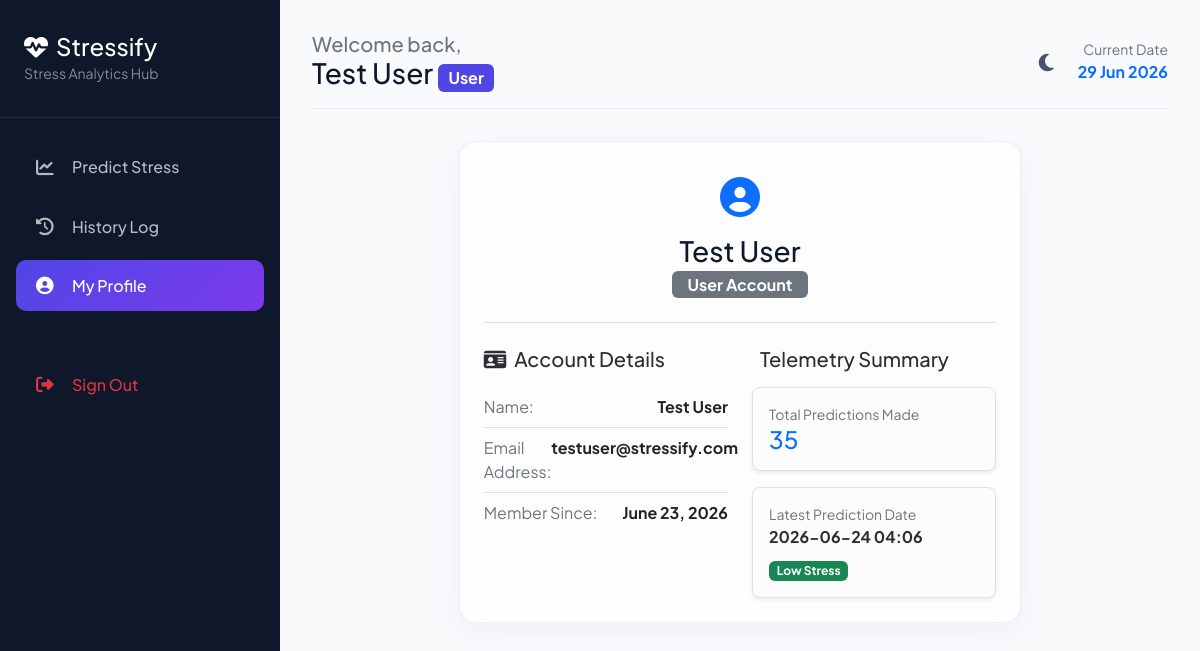
/profile (signed in), run on the app's committed database.
### models.py (models this page shows, shortened)
class User(db.Model, UserMixin):
    __tablename__ = 'users'
    id = db.Column(db.Integer, primary_key=True)
    name = db.Column(db.String(100), nullable=False)
    email = db.Column(db.String(100), unique=True, nullable=False)
    password = db.Column(db.String(200), nullable=False)
    role = db.Column(db.String(20), default='User') # 'User' or 'Admin'
    created_at = db.Column(db.DateTime, default=datetime.utcnow)

class Prediction(db.Model):
    __tablename__ = 'predictions'
    id = db.Column(db.Integer, primary_key=True)
    user_id = db.Column(db.Integer, db.ForeignKey('users.id', ondelete='CASCADE'), nullable=False)
    age = db.Column(db.Integer, nullable=False)
    gender = db.Column(db.String(10), nullable=False)
    company = db.Column(db.String(100), nullable=False)
    department = db.Column(db.String(100), nullable=False)
    years_in_company = db.Column(db.Float, nullable=False)
    prior_experience = db.Column(db.Float, nullable=False)
    salary = db.Column(db.Float, nullable=False)
    annual_bonus = db.Column(db.Float, nullable=False)
    resting_heart_rate = db.Column(db.Integer, nullable=False)
    predicted_stress = db.Column(db.String(20), nullable=False) # 'Low', 'Medium', 'High'
    confidence_score = db.Column(db.Float, nullable=False)
    prediction_date = db.Column(db.DateTime, default=datetime.utcnow)
    user = db.relationship('User', backref=db.backref('predictions', cascade='all, delete-orphan'))

### app.py (the view)
@app.route('/profile')
@login_required
def profile():
    user_predictions = Prediction.query.filter_by(user_id=current_user.id).order_by(Prediction.prediction_date.desc()).all()
    return render_template('profile.html', active_page='profile', predictions=user_predictions)

### app.py (called while the page is built)
@login_manager.user_loader
def load_user(user_id):
    return User.query.get(int(user_id))

@app.context_processor
def inject_now():
    return {'datetime_now': datetime.now()}

### templates/profile.html (shortened to what this page needs)
{% extends "base.html" %}
{% block content %}
<div class="row justify-content-center">
    <div class="col-md-8">
        <div class="glass-panel p-4">
            <div class="text-center pb-4 mb-4 border-bottom">
                <span class="fs-1 text-primary"><i class="fas fa-user-circle"></i></span>
                <h3 class="font-weight-bold mt-2 mb-1">{{ current_user.name }}</h3>
                <span class="badge bg-secondary px-3 py-1.5 fs-6">{{ current_user.role }} Account</span>
            </div>
            <div class="row g-4">
                <div class="col-md-6">
                    <h5 class="font-weight-bold text-secondary-emphasis mb-3">
                        <i class="fas fa-id-card me-2 text-indigo"></i>Account Details
                    </h5>
                    <ul class="list-group list-group-flush bg-transparent">
                        <li class="list-group-item bg-transparent px-0 d-flex justify-content-between">
                            <span class="text-secondary">Name:</span>
                            <strong>{{ current_user.name }}</strong>
                        </li>
                        <li class="list-group-item bg-transparent px-0 d-flex justify-content-between">
                            <span class="text-secondary">Email Address:</span>
                            <strong>{{ current_user.email }}</strong>
                        </li>
                        <li class="list-group-item bg-transparent px-0 d-flex justify-content-between">
                            <span class="text-secondary">Member Since:</span>
                            <strong>{{ current_user.created_at.strftime('%B %d, %Y') }}</strong>
                        </li>
                    </ul>
                </div>
                <div class="col-md-6 border-start-md">
                    <h5 class="font-weight-bold text-secondary-emphasis mb-3">
                        Telemetry Summary
                    </h5>
                    <div class="p-3 border rounded-3 bg-light-subtle shadow-sm mb-3">
                        <small class="text-secondary d-block">Total Predictions Made</small>
                        <h4 class="font-weight-bold mb-0 text-primary">{{ predictions|length if predictions else 0 }}</h4>
                    </div>
                    {% if predictions %}
                    {% set latest = predictions[0] %}
                    <div class="p-3 border rounded-3 bg-light-subtle shadow-sm">
                        <small class="text-secondary d-block">Latest Prediction Date</small>
                        <strong class="text-secondary-emphasis">{{ latest.prediction_date.strftime('%Y-%m-%d %H:%M') }}</strong>
                        <div class="mt-2">
                            <span class="badge bg-{{ 'success' if latest.predicted_stress == 'Low' else 'warning' if latest.predicted_stress == 'Medium' else 'danger' }}">
                                {{ latest.predicted_stress }} Stress
                            </span>
                        </div>
                    </div>
                    {% else %}
                    <div class="text-center py-4 border border-dashed rounded-3 opacity-75">
                        <small class="text-secondary">No predictions recorded yet.</small>
                    </div>
                    {% endif %}
                </div>
            </div>
        </div>
    </div>
</div>
{% endblock %}

### templates/base.html (shortened to what this page needs)
<!DOCTYPE html>
<html lang="en" data-theme="light">
<head>
    <link href="https://cdn.jsdelivr.net/npm/bootstrap@5.3.0/dist/css/bootstrap.min.css" rel="stylesheet">
    <link href="https://cdnjs.cloudflare.com/ajax/libs/font-awesome/6.4.0/css/all.min.css" rel="stylesheet">
    <link href="{{ url_for('static', filename='css/style.css') }}" rel="stylesheet">
</head>
<body>
    {% if current_user.is_authenticated %}
    <div class="app-wrapper">
        <aside class="sidebar">
            <div class="sidebar-header">
                <h4 class="mb-0 text-white font-weight-bold">
                    <i class="fas fa-heartbeat me-2"></i>Stressify
                </h4>
                <small class="text-white-50">Stress Analytics Hub</small>
            </div>
            <ul class="sidebar-menu">
                {% if current_user.role == 'Admin' %}
                <li class="sidebar-item {% if active_page == 'admin' %}active{% endif %}">
                    <a href="{{ url_for('admin_dashboard') }}">
                        <i class="fas fa-user-shield"></i>Admin Panel
                    </a>
                </li>
                {% else %}
                <li class="sidebar-item {% if active_page == 'dashboard' %}active{% endif %}">
                    <a href="{{ url_for('user_dashboard') }}">
                        <i class="fas fa-chart-line"></i>Predict Stress
                    </a>
                </li>
                <li class="sidebar-item {% if active_page == 'history' %}active{% endif %}">
                    <a href="{{ url_for('user_history') }}">
                        <i class="fas fa-history"></i>History Log
                    </a>
                </li>
                {% endif %}
                <li class="sidebar-item {% if active_page == 'profile' %}active{% endif %}">
                    <a href="{{ url_for('profile') }}">
                        <i class="fas fa-user-circle"></i>My Profile
                    </a>
                </li>
                <li class="sidebar-item mt-5">
                    <a href="{{ url_for('logout') }}" class="text-danger">
                        <i class="fas fa-sign-out-alt"></i>Sign Out
                    </a>
                </li>
            </ul>
        </aside>
        <main class="main-content">
            <div class="top-nav">
                <div>
                    <h5 class="mb-0 text-secondary">Welcome back,</h5>
                    <h3 class="mb-0 font-weight-bold">{{ current_user.name }} <span class="badge bg-indigo text-xs fs-6" style="background-color: var(--primary-color);">{{ current_user.role }}</span></h3>
                </div>
                <div class="d-flex align-items-center gap-3">
                    <button class="theme-toggle-btn" id="theme-toggle" title="Switch Theme">
                        <i class="fas fa-moon"></i>
                    </button>
                    <div class="d-none d-md-block text-end">
                        <small class="text-secondary d-block">Current Date</small>
                        <strong class="text-primary">{{ datetime_now.strftime('%d %b %Y') }}</strong>
                    </div>
                </div>
            </div>
            {% block content %}{% endblock %}
        </main>
    </div>
    {% endif %}
</body>
</html>

### static/css/style.css (style rules this page uses)
:root { --bg-primary: #f8fafc; --bg-secondary: #ffffff; --bg-card: rgba(255, 255, 255, 0.65); --border-color: rgba(226, 232, 240, 0.7); --text-primary: #0f172a; --text-secondary: #475569; --primary-color: #4f46e5; --primary-hover: #4338ca; --primary-gradient: linear-gradient(135deg, #4f46e5 0%, #7c3aed 100%); --success-color: #10b981; --success-gradient: linear-gradient(135deg, #10b981 0%, #059669 100%); --warning-color: #f59e0b; --warning-gradient: linear-gradient(135deg, #f59e0b 0%, #d97706 100%); --danger-color: #ef4444; --danger-gradient: linear-gradient(135deg, #ef4444 0%, #dc2626 100%); --sidebar-bg: #0f172a; --sidebar-text: #f8fafc; --glass-blur: blur(12px); --glass-shadow: 0 8px 32px 0 rgba(31, 38, 135, 0.05); --card-shadow: 0 4px 20px 0 rgba(0, 0, 0, 0.03); --transition-speed: 0.3s; }
* { margin: 0; padding: 0; box-sizing: border-box; }
body { font-family: 'Plus Jakarta Sans', sans-serif; background-color: var(--bg-primary); color: var(--text-primary); transition: background-color var(--transition-speed), color var(--transition-speed); overflow-x: hidden; }
.glass-panel { background: var(--bg-card); backdrop-filter: var(--glass-blur); -webkit-backdrop-filter: var(--glass-blur); border: 1px solid var(--border-color); box-shadow: var(--glass-shadow); border-radius: 16px; transition: transform var(--transition-speed) ease, box-shadow var(--transition-speed) ease; }
.app-wrapper { display: flex; width: 100vw; height: 100vh; overflow: hidden; }
.sidebar { width: 280px; background-color: var(--sidebar-bg); color: var(--sidebar-text); display: flex; flex-direction: column; height: 100%; transition: width var(--transition-speed) ease; z-index: 100; }
.sidebar-header { padding: 2rem 1.5rem; border-bottom: 1px solid rgba(255, 255, 255, 0.08); }
.sidebar-menu { list-style: none; padding: 1.5rem 1rem; flex-grow: 1; }
.sidebar-item a { display: flex; align-items: center; padding: 0.85rem 1.25rem; color: rgba(255, 255, 255, 0.7); text-decoration: none; border-radius: 10px; font-weight: 500; margin-bottom: 0.5rem; transition: all 0.2s ease; }
.sidebar-item a i { width: 24px; font-size: 1.1rem; margin-right: 0.75rem; }
.sidebar-item a:hover, .sidebar-item.active a { background-color: rgba(255, 255, 255, 0.08); color: #ffffff; }
.sidebar-item.active a { background: var(--primary-gradient); color: #ffffff; }
.main-content { flex-grow: 1; overflow-y: auto; padding: 2rem; display: flex; flex-direction: column; }
.top-nav { display: flex; justify-content: space-between; align-items: center; margin-bottom: 2rem; padding-bottom: 1rem; border-bottom: 1px solid var(--border-color); }
.theme-toggle-btn { border: none; background: none; font-size: 1.25rem; color: var(--text-secondary); cursor: pointer; padding: 0.5rem; border-radius: 50%; transition: background-color 0.2s; }

### data on the page
User: name "Test User", role "User", email "testuser@stressify.com", created_at "June 23, 2026"
Prediction: prediction_date "2026-06-24 04:06", predicted_stress "Low"

### other printed values
{{ predictions|length if predictions else 0 }} "35"
